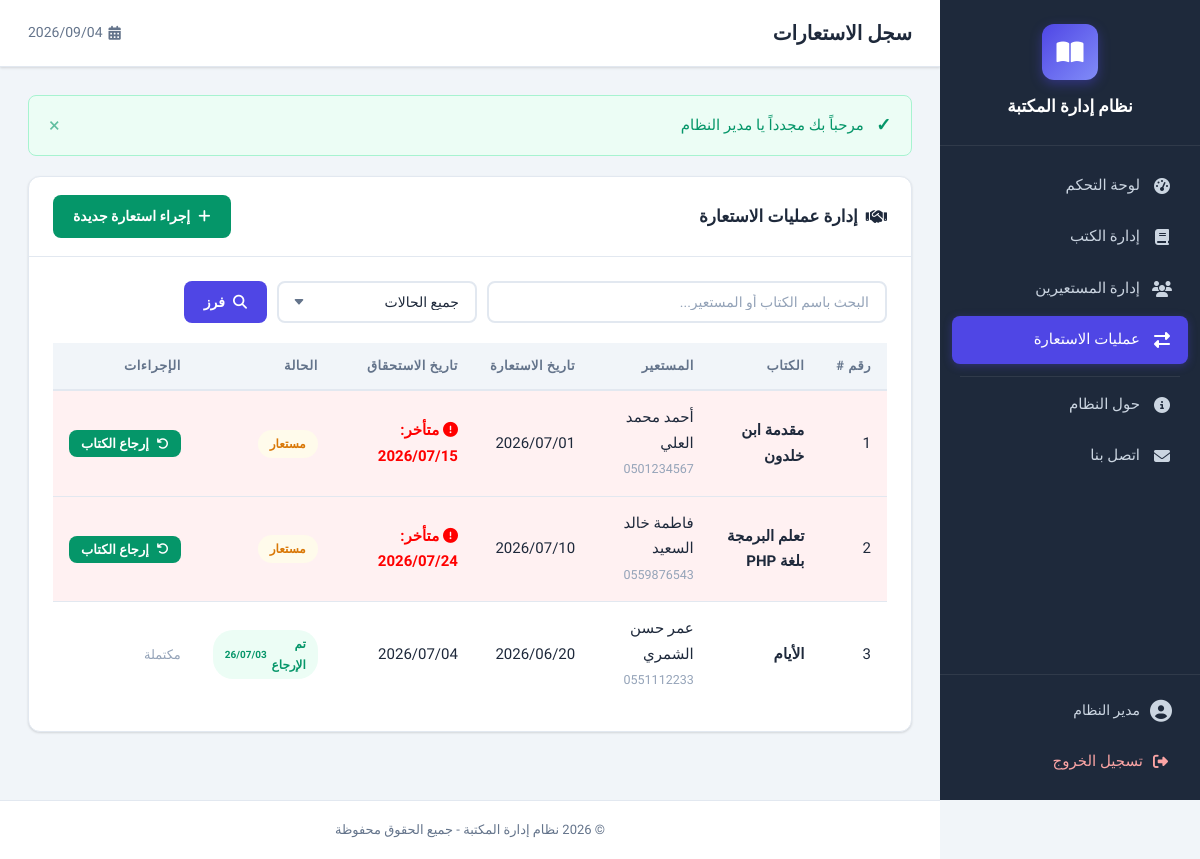
/borrow/index.php (signed in), run on the app's committed database.
### tables this page shows
CREATE TABLE borrowings (
    id INT AUTO_INCREMENT PRIMARY KEY,                           
    book_id INT NOT NULL,                                        
    borrower_id INT NOT NULL,                                    
    borrow_date DATE NOT NULL,                                   
    due_date DATE NOT NULL,                                      
    return_date DATE DEFAULT NULL,                               
    status ENUM('borrowed', 'returned') DEFAULT 'borrowed',      
    notes TEXT,                                                  
    created_at TIMESTAMP DEFAULT CURRENT_TIMESTAMP,              

     
     
     
     
     
    CONSTRAINT fk_borrowings_book
        FOREIGN KEY (book_id) REFERENCES books(id)
        ON DELETE CASCADE ON UPDATE CASCADE,

    CONSTRAINT fk_borrowings_borrower
        FOREIGN KEY (borrower_id) REFERENCES borrowers(id)
        ON DELETE CASCADE ON UPDATE CASCADE
);

CREATE TABLE books (
    id INT AUTO_INCREMENT PRIMARY KEY,                           
    title VARCHAR(255) NOT NULL,                                 
    author VARCHAR(150) NOT NULL,                                
    isbn VARCHAR(100) UNIQUE,                                    
    publisher VARCHAR(150),                                      
    publish_year YEAR,                                           
    category VARCHAR(100),                                       
    quantity INT DEFAULT 1,                                      
    available_quantity INT DEFAULT 1,                             
    description TEXT,                                            
    cover_image VARCHAR(255),                                    
    created_at TIMESTAMP DEFAULT CURRENT_TIMESTAMP               
);

CREATE TABLE borrowers (
    id INT AUTO_INCREMENT PRIMARY KEY,                           
    name VARCHAR(100) NOT NULL,                                  
    email VARCHAR(100) UNIQUE,                                   
    phone VARCHAR(20),                                           
    address TEXT,                                                
    national_id VARCHAR(20) UNIQUE,                              
    created_at TIMESTAMP DEFAULT CURRENT_TIMESTAMP               
);

### borrow/index.php (the view, shortened to what this page needs)
<?php
require_once __DIR__ . '/../config.php';
$search = sanitize($_GET['search'] ?? '');
$query = "
    SELECT b.id, bk.title as book_title, bk.cover_image, br.name as borrower_name, br.phone, b.borrow_date, b.due_date, b.return_date, b.status
    FROM borrowings b
    JOIN books bk ON b.book_id = bk.id
    JOIN borrowers br ON b.borrower_id = br.id
    WHERE 1=1
";
$params = [];
$query .= " ORDER BY b.created_at DESC";
try {
    $stmt = $pdo->prepare($query);
    $stmt->execute($params);
    $borrowings = $stmt->fetchAll();
} catch (PDOException $e) {
    $_SESSION['error'] = 'حدث خطأ في عرض بيانات الاستعارة.';
    $borrowings = [];
}
require_once __DIR__ . '/../includes/header.php';
?>
<div class="card">
    <div class="card-header">
        <h2><i class="fas fa-handshake"></i> إدارة عمليات الاستعارة</h2>
        <a href="<?= BASE_URL ?>/borrow/create.php" class="btn btn-success">
            <i class="fas fa-plus"></i> إجراء استعارة جديدة
        </a>
    </div>
    <div class="card-body">
        <form action="" method="GET" class="search-bar">
            <input type="text" name="search" class="form-control" placeholder="البحث باسم الكتاب أو المستعير..." value="<?= htmlspecialchars($search) ?>" style="flex: 1;">
            <select name="status" class="form-control" style="max-width: 200px;">
                <option value="">جميع الحالات</option>
            </select>
            <button type="submit" class="btn btn-primary">
                <i class="fas fa-search"></i> فرز
            </button>
        </form>
        <?php if (count($borrowings) > 0): ?>
            <div class="table-responsive">
                <table class="data-table">
                    <thead>
                        <tr>
                            <th>رقم #</th>
                            <th>الكتاب</th>
                            <th>المستعير</th>
                            <th>تاريخ الاستعارة</th>
                            <th>تاريخ الاستحقاق</th>
                            <th>الحالة</th>
                            <th>الإجراءات</th>
                        </tr>
                    </thead>
                    <tbody>
                        <?php foreach ($borrowings as $borrow):
                            $isOverdue = false;
                            if ($borrow['status'] === 'borrowed' && strtotime($borrow['due_date']) < time()) {
                                $isOverdue = true;
                            }
                        ?>
                        <tr <?= $isOverdue ? 'style="background-color: #fff1f2;"' : '' ?>>
                            <td><?= $borrow['id'] ?></td>
                            <td>
                                <strong><?= htmlspecialchars($borrow['book_title']) ?></strong>
                            </td>
                            <td>
                                <?= htmlspecialchars($borrow['borrower_name']) ?>
                                <br>
                                <small style="color:var(--text-light);"><?= htmlspecialchars($borrow['phone']) ?></small>
                            </td>
                            <td><?= date('Y/m/d', strtotime($borrow['borrow_date'])) ?></td>
                            <td>
                                <?php if ($isOverdue): ?>
                                    <span style="color:red; font-weight:bold;">
                                        <i class="fas fa-exclamation-circle"></i> متأخر: <?= date('Y/m/d', strtotime($borrow['due_date'])) ?>
                                    </span>
                                <?php else: ?>
                                    <?= date('Y/m/d', strtotime($borrow['due_date'])) ?>
                                <?php endif; ?>
                            </td>
                            <td>
                                <?php if ($borrow['status'] === 'borrowed'): ?>
                                    <span class="badge badge-warning">مستعار</span>
                                <?php else: ?>
                                    <span class="badge badge-success">تم الإرجاع <br><small><?= date('y/m/d', strtotime($borrow['return_date'])) ?></small></span>
                                <?php endif; ?>
                            </td>
                            <td>
                                <?php if ($borrow['status'] === 'borrowed'): ?>
                                    <form action="<?= BASE_URL ?>/borrow/return.php" method="POST" onsubmit="return confirm('هل أنت متأكد من استلام الكتاب وإرجاعه للمخزون؟');" style="display:inline;">
                                        <button type="submit" class="btn btn-sm btn-success" title="إرجاع الكتاب للمكتبة">
                                            <i class="fas fa-undo"></i> إرجاع الكتاب
                                        </button>
                                    </form>
                                <?php else: ?>
                                    <span style="color:var(--text-light); font-size:13px;">مكتملة</span>
                                <?php endif; ?>
                            </td>
                        </tr>
                        <?php endforeach; ?>
                    </tbody>
                </table>
            </div>
        <?php endif; ?>
    </div>
</div>
<?php require_once __DIR__ . '/../includes/footer.php'; ?>

### assets/css/style.css (style rules this page uses)
:root { --primary: #4f46e5; --primary-light: #818cf8; --primary-dark: #3730a3; --primary-bg: #eef2ff; --success: #059669; --success-bg: #ecfdf5; --warning: #d97706; --warning-bg: #fffbeb; --danger: #dc2626; --danger-bg: #fef2f2; --info: #0891b2; --info-bg: #ecfeff; --text-primary: #1e293b; --text-secondary: #64748b; --text-light: #94a3b8; --bg-body: #f1f5f9; --bg-white: #ffffff; --border-color: #e2e8f0; --shadow: 0 1px 3px rgba(0, 0, 0, 0.08), 0 1px 2px rgba(0, 0, 0, 0.06); --shadow-md: 0 4px 6px -1px rgba(0, 0, 0, 0.1), 0 2px 4px -1px rgba(0, 0, 0, 0.06); --shadow-lg: 0 10px 15px -3px rgba(0, 0, 0, 0.1), 0 4px 6px -2px rgba(0, 0, 0, 0.05); --sidebar-width: 260px; --sidebar-bg: #1e293b; --sidebar-text: #cbd5e1; --sidebar-hover: #334155; --sidebar-active: var(--primary); --radius: 12px; --radius-sm: 8px; --radius-lg: 16px; --transition: all 0.3s cubic-bezier(0.4, 0, 0.2, 1); }
*, *::before, *::after { margin: 0; padding: 0; box-sizing: border-box; }
html { scroll-behavior: smooth; }
body { font-family: 'Tajawal', sans-serif; font-size: 15px; line-height: 1.7; color: var(--text-primary); background-color: var(--bg-body); direction: rtl; min-height: 100vh; }
a { text-decoration: none; color: inherit; transition: var(--transition); }
button, input, select, textarea { font-family: inherit; font-size: inherit; }
.card { background: var(--bg-white); border-radius: var(--radius); box-shadow: var(--shadow); border: 1px solid var(--border-color); overflow: hidden; }
.card-header { display: flex; align-items: center; justify-content: space-between; padding: 18px 24px; border-bottom: 1px solid var(--border-color); }
.card-header h2 { font-size: 17px; font-weight: 700; display: flex; align-items: center; gap: 8px; }
.card-body { padding: 24px; }
.table-responsive { overflow-x: auto; }
.data-table { width: 100%; border-collapse: collapse; }
.data-table thead th { background: var(--bg-body); padding: 12px 16px; text-align: right; font-weight: 700; font-size: 13px; color: var(--text-secondary); text-transform: uppercase; letter-spacing: 0.5px; border-bottom: 2px solid var(--border-color); white-space: nowrap; }
.data-table tbody td { padding: 14px 16px; border-bottom: 1px solid var(--border-color); vertical-align: middle; }
.data-table tbody tr { transition: var(--transition); }
.data-table tbody tr:last-child td { border-bottom: none; }
.btn { display: inline-flex; align-items: center; gap: 8px; padding: 10px 20px; border: none; border-radius: var(--radius-sm); font-weight: 600; font-size: 14px; cursor: pointer; transition: var(--transition); white-space: nowrap; }
.btn i { font-size: 14px; }
.btn-primary { background: var(--primary); color: #fff; }
.btn-success { background: var(--success); color: #fff; }
.btn-sm { padding: 6px 12px; font-size: 13px; }
.btn-sm i { font-size: 12px; }
.form-control { width: 100%; padding: 11px 16px; border: 2px solid var(--border-color); border-radius: var(--radius-sm); font-size: 14px; color: var(--text-primary); background: var(--bg-white); transition: var(--transition); outline: none; }
.form-control::placeholder { color: var(--text-light); }
select.form-control { cursor: pointer; appearance: none; -webkit-appearance: none; background-repeat: no-repeat; background-position: left 14px center; padding-left: 36px; }
.search-bar { display: flex; gap: 10px; margin-bottom: 20px; }
.search-bar .form-control { flex: 1; max-width: 400px; }
.badge { display: inline-flex; align-items: center; padding: 4px 12px; border-radius: 20px; font-size: 12px; font-weight: 700; }
.badge-success { background: var(--success-bg); color: var(--success); }
.badge-warning { background: var(--warning-bg); color: var(--warning); }

### data on the page
borrowings: id "1", book.title "مقدمة ابن خلدون", borrower.name "أحمد محمد العلي", borrower.phone "0501234567", borrow_date "2026/07/01", due_date "2026/07/15", status "مستعار"
borrowings: id "2", book.title "تعلم البرمجة بلغة PHP", borrower.name "فاطمة خالد السعيد", borrower.phone "0559876543", borrow_date "2026/07/10", due_date "2026/07/24", status "مستعار"
borrowings: id "3", book.title "الأيام", borrower.name "عمر حسن الشمري", borrower.phone "0551112233", borrow_date "2026/06/20", due_date "2026/07/04", return_date "26/07/03", status "مكتملة"

### other printed values
SITE_NAME "نظام إدارة المكتبة"
$_SESSION['full_name'] "مدير النظام"
$pageTitle "سجل الاستعارات"
$_SESSION['success'] "مرحباً بك مجدداً يا مدير النظام"
